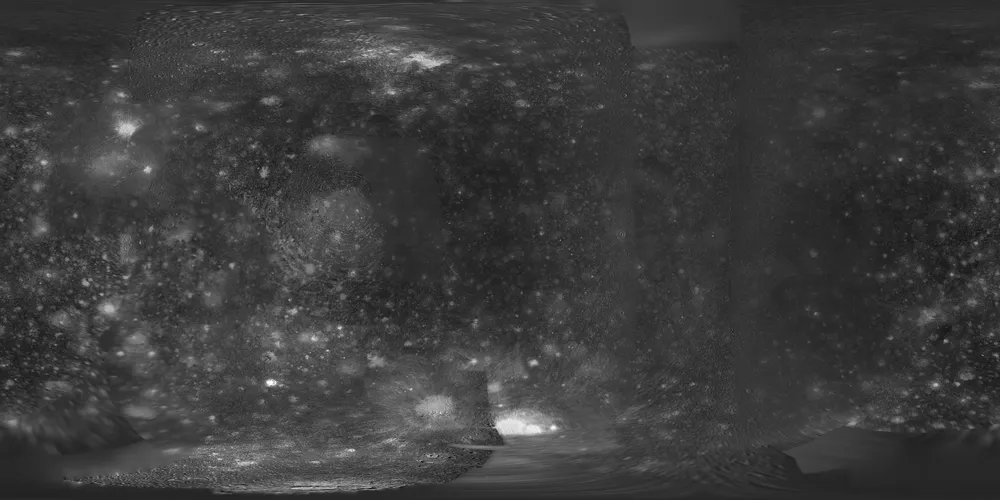
#> input picture assets/callisto/color.webp, 1000 x 500 px, shrunk from 2048 x 1024 before the run
$ python flag.py ../../../../assets/callisto/color.webp
#> lines starting #> are read from the running program, lines starting #| are printed output that depends on the picture
"""List debug-flag pixels (udbg=9): pixels whose colour deviates strongly from their neighbourhood median in hue.
usage: python -I flag.py img.png"""
import site, sys
p = site.getusersitepackages()
if p not in sys.path:
    sys.path.append(p)
import numpy as np
from PIL import Image
a = np.asarray(Image.open(sys.argv[1]).convert('RGB')).astype(np.float32)
H, W, _ = a.shape
#> H = 500; W = 1000
r = 2
pad = np.pad(a, ((r, r), (r, r), (0, 0)), mode='edge')
win = np.lib.stride_tricks.sliding_window_view(pad, (2 * r + 1, 2 * r + 1), axis=(0, 1))
med = np.median(win.reshape(H, W, 3, -1), axis=3)
d = a - med
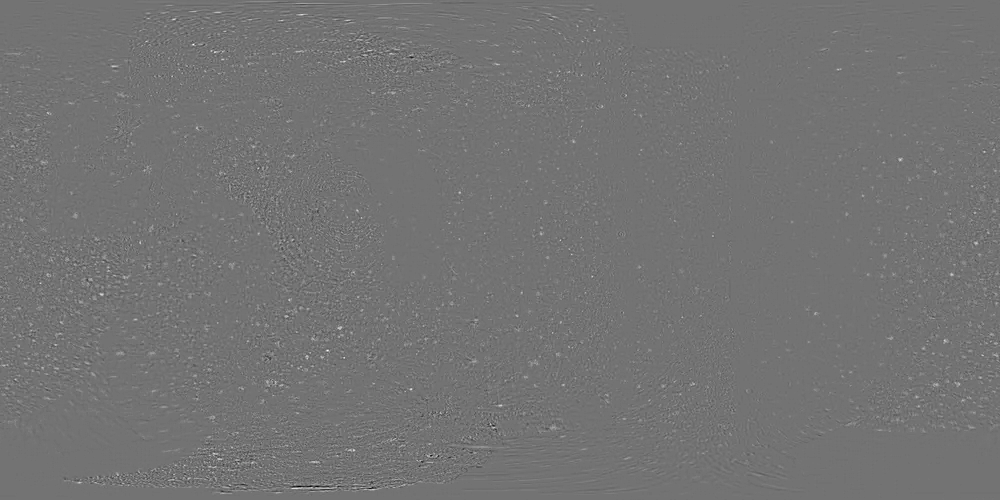
#> d: shape (500, 1000, 3) float32; mean R, G, B 0.6, 0.6, 0.6; drawn with min black and max white
score = np.abs(d).max(axis=2)
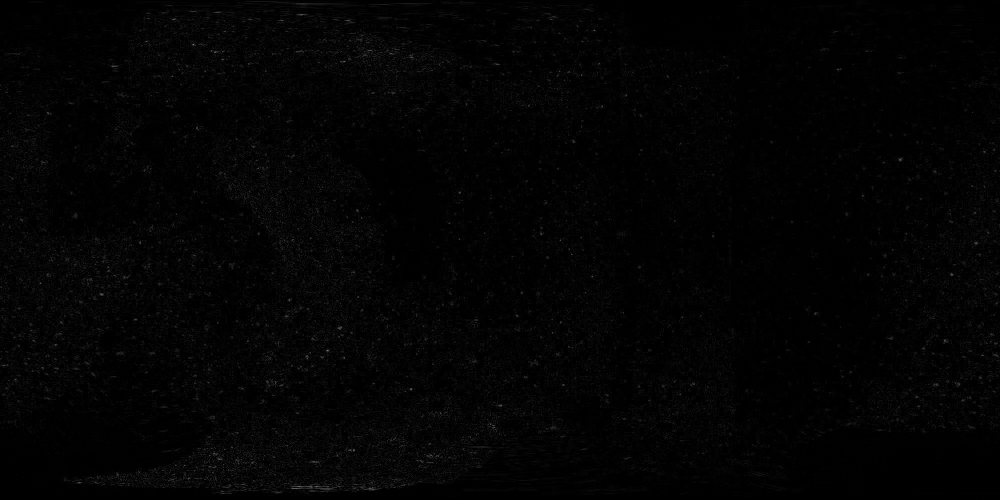
#> score: shape (500, 1000) float32; min 0, max 118, mean 3.1
ys, xs = np.nonzero((score > 30) & (med.mean(axis=2) > 50))
#> ys = 2016 values from 3 to 493; xs = 2016 values, max 999 at index 813, min 0 at index 812, mean 348.2
print(len(xs), 'flagged')
#| 2016 flagged
for x, y in list(zip(xs, ys))[:30]:
    print(f'  ({x},{y}) rgb={tuple(int(v) for v in a[y, x])} med={tuple(int(v) for v in med[y, x])}')
#> this loop made 30 passes
#> (x, y) on passes 1 to 12: (296, 3), (297, 3), (298, 3), (299, 3), (300, 4), (301, 4), (302, 4), (303, 4), (304, 4), (190, 11), (191, 11), (192, 11)
#|   (296,3) rgb=(88, 88, 88) med=(51, 51, 51)
#|   (297,3) rgb=(88, 88, 88) med=(51, 51, 51)
#|   (298,3) rgb=(88, 88, 88) med=(51, 51, 51)
#|   (299,3) rgb=(87, 87, 87) med=(51, 51, 51)
#|   (300,4) rgb=(42, 42, 42) med=(73, 73, 73)
#|   (301,4) rgb=(42, 42, 42) med=(75, 75, 75)
#|   (302,4) rgb=(42, 42, 42) med=(75, 75, 75)
#|   (303,4) rgb=(41, 41, 41) med=(75, 75, 75)
#> (further printed lines are left out)
